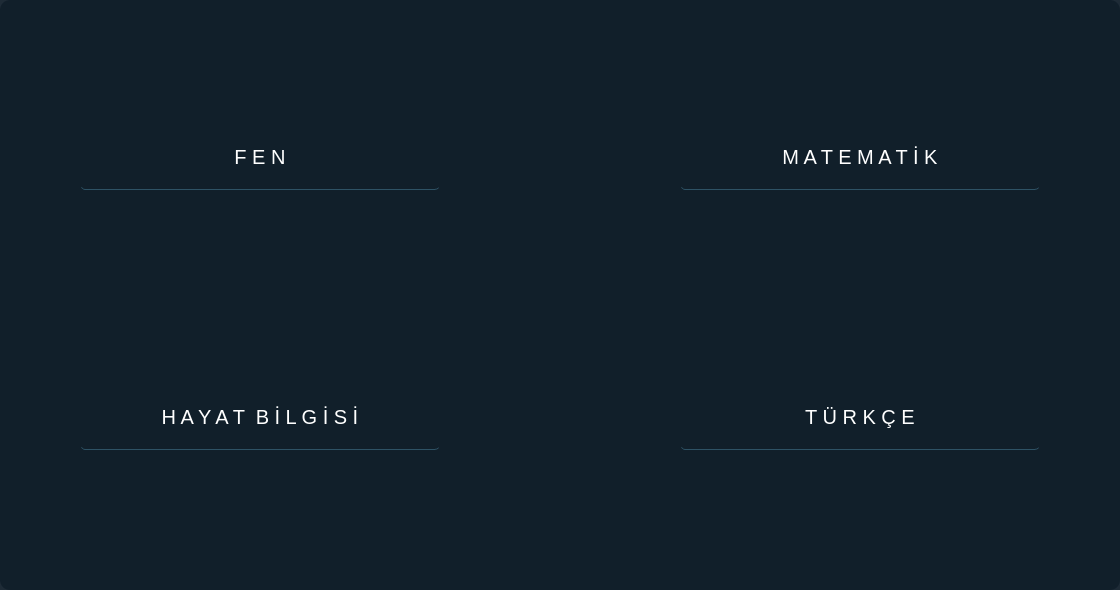
<?xml version="1.0" encoding="UTF-8"?>
<ui version="4.0">
 <class>Form</class>
 <widget class="QWidget" name="Form">
  <property name="geometry">
   <rect>
    <x>0</x>
    <y>0</y>
    <width>1120</width>
    <height>590</height>
   </rect>
  </property>
  <property name="windowTitle">
   <string>Form</string>
  </property>
  <property name="styleSheet">
   <string notr="true">background-color:rgba(16,30,41,240);
border-radius:10px;

</string>
  </property>
  <widget class="QPushButton" name="pushButton">
   <property name="geometry">
    <rect>
     <x>80</x>
     <y>130</y>
     <width>360</width>
     <height>60</height>
    </rect>
   </property>
   <property name="font">
    <font>
     <pointsize>15</pointsize>
    </font>
   </property>
   <property name="styleSheet">
    <string notr="true">QPushButton#pushButton{
background-color:rgba(2,65,118,255);
color:rgba(255,255,255,200);
border-radius:5px;
}
QPushButton#pushButton:pressed{
padding-left:5px;
padding-top:5px;
background-color:rgba(2,65,118,255);
background-position:clac(100%-10px)center;
}
QPushButton#pushButton{
background-color:rgba(0,0,0,0);
border:1px solid rgba(0,0,0,0);
border-bottom-color:rgba(46,82,101,255);
color:rgb(255,255,255);
padding-bottom:7px
 }
</string>
   </property>
   <property name="text">
    <string>F E N</string>
   </property>
  </widget>
  <widget class="QPushButton" name="pushButton1">
   <property name="geometry">
    <rect>
     <x>80</x>
     <y>390</y>
     <width>360</width>
     <height>60</height>
    </rect>
   </property>
   <property name="font">
    <font>
     <pointsize>15</pointsize>
    </font>
   </property>
   <property name="styleSheet">
    <string notr="true">QPushButton#pushButton1{
background-color:rgba(2,65,118,255);
color:rgba(255,255,255,200);
border-radius:5px;
}
QPushButton#pushButton1:pressed{
padding-left:5px;
padding-top:5px;
background-color:rgba(2,65,118,255);
background-position:clac(100%-10px)center;
}
QPushButton#pushButton1{
background-color:rgba(0,0,0,0);
border:1px solid rgba(0,0,0,0);
border-bottom-color:rgba(46,82,101,255);
color:rgb(255,255,255);
padding-bottom:7px
 }
</string>
   </property>
   <property name="text">
    <string>H A Y A T  B İ L G İ S İ</string>
   </property>
  </widget>
  <widget class="QPushButton" name="pushButton2">
   <property name="geometry">
    <rect>
     <x>680</x>
     <y>130</y>
     <width>360</width>
     <height>60</height>
    </rect>
   </property>
   <property name="font">
    <font>
     <pointsize>15</pointsize>
    </font>
   </property>
   <property name="styleSheet">
    <string notr="true">QPushButton#pushButton2{
background-color:rgba(2,65,118,255);
color:rgba(255,255,255,200);
border-radius:5px;
}
QPushButton#pushButton2:pressed{
padding-left:5px;
padding-top:5px;
background-color:rgba(2,65,118,255);
background-position:clac(100%-10px)center;
}
QPushButton#pushButton2{
background-color:rgba(0,0,0,0);
border:1px solid rgba(0,0,0,0);
border-bottom-color:rgba(46,82,101,255);
color:rgb(255,255,255);
padding-bottom:7px
 }
</string>
   </property>
   <property name="text">
    <string>M A T E M A T İ K</string>
   </property>
  </widget>
  <widget class="QPushButton" name="pushButton3">
   <property name="geometry">
    <rect>
     <x>680</x>
     <y>390</y>
     <width>360</width>
     <height>60</height>
    </rect>
   </property>
   <property name="font">
    <font>
     <pointsize>15</pointsize>
    </font>
   </property>
   <property name="styleSheet">
    <string notr="true">QPushButton#pushButton3{
background-color:rgba(2,65,118,255);
color:rgba(255,255,255,200);
border-radius:5px;
}
QPushButton#pushButton3:pressed{
padding-left:5px;
padding-top:5px;
background-color:rgba(2,65,118,255);
background-position:clac(100%-10px)center;
}
QPushButton#pushButton3{
background-color:rgba(0,0,0,0);
border:1px solid rgba(0,0,0,0);
border-bottom-color:rgba(46,82,101,255);
color:rgb(255,255,255);
padding-bottom:7px
 }
</string>
   </property>
   <property name="text">
    <string>T Ü R K Ç E</string>
   </property>
  </widget>
 </widget>
 <resources/>
 <connections/>
</ui>
